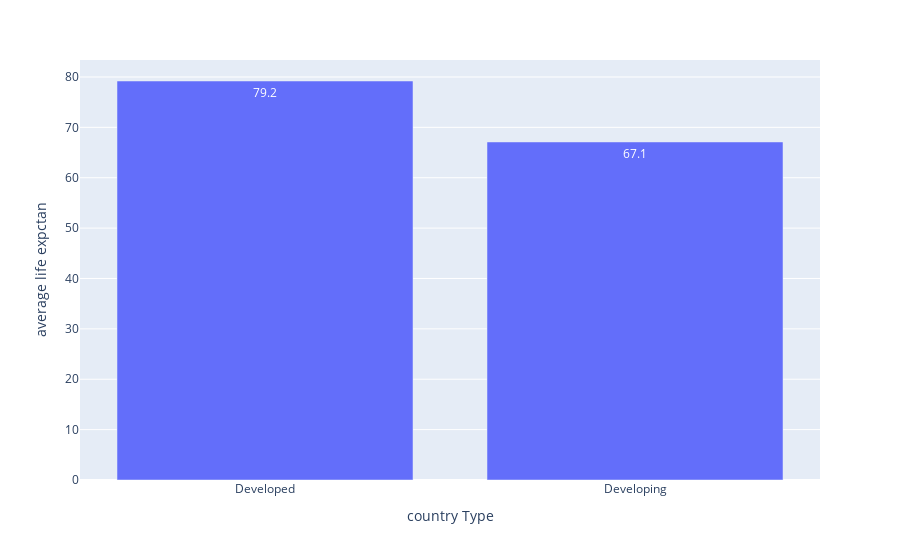

The notebook cell this image was saved under:
### Code cell
px.bar(le_per_status,x='Status',y='Life_expectancy',labels={'Status':'country Type','Life_expectancy':'average life expctan'},text_auto=True)

### Figure 1 — Plotly figure (JSON) as saved in the notebook; plotly's stock layout.template omitted (floating-point values rounded to 4 significant figures)
{"data": [{"hovertemplate": "country Type=%{x}<br>average life expctan=%{y}<extra></extra>", "legendgroup": "", "marker": {"color": "#636efa", "pattern": {"shape": ""}}, "name": "", "orientation": "v", "showlegend": false, "textposition": "auto", "texttemplate": "%{y}", "type": "bar", "x": ["Developed", "Developing"], "xaxis": "x", "y": [79.2, 67.1], "yaxis": "y"}], "layout": {"barmode": "relative", "legend": {"tracegroupgap": 0}, "margin": {"t": 60}, "xaxis": {"anchor": "y", "domain": [0, 1], "title": {"text": "country Type"}}, "yaxis": {"anchor": "x", "domain": [0, 1], "title": {"text": "average life expctan"}}}}
